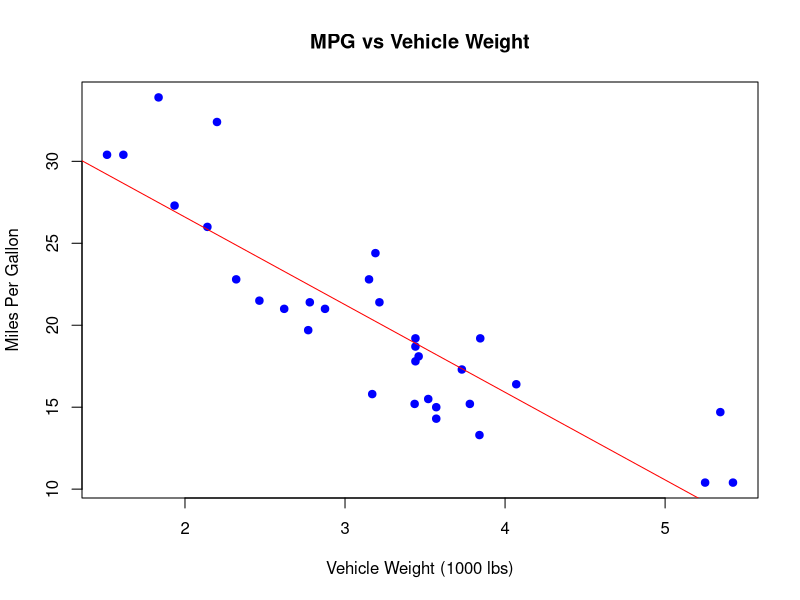

Here is the R script that generated this plot:
# Programming Assignment 9
# Simeon Sipes
# 07/19/26
# Linear regression using the mtcars dataset

# Create a scatterplot of MPG based on vehicle weight.
plot(mtcars$wt, mtcars$mpg,
     main = "MPG vs Vehicle Weight",
     xlab = "Vehicle Weight (1000 lbs)",
     ylab = "Miles Per Gallon",
     pch = 19,
     col = "blue")

# Fit a linear model to predict MPG based on vehicle weight.
lm_mpg_weight <- lm(mpg ~ wt, data = mtcars)

# Add the fitted regression line to the scatterplot.
abline(lm_mpg_weight, col = "red")

# Extract the slope and hypothesis test results.
slope <- coef(lm_mpg_weight)["wt"]
summary_model <- summary(lm_mpg_weight)

p_value <- summary_model$coefficients["wt", "Pr(>|t|)"]

cat("Slope Estimate:", slope, "\n")
cat("p-value:", p_value, "\n")

# Calculate the 95% confidence interval for the slope.
conf_interval <- confint(lm_mpg_weight, "wt", level = 0.95)

cat("95% Confidence Interval for Slope:",
    conf_interval[1], conf_interval[2], "\n")

# Interpret the slope and statistical significance.
cat("The slope indicates that for each additional 1,000 pounds,\n")
cat("the expected MPG changes by", slope, "miles per gallon.\n")

alpha <- 0.05

if (p_value < alpha) {
  cat("The slope is statistically significant at the 0.05 level, indicating\n")
  cat("a significant relationship between weight and fuel efficiency.\n")
} else {
  cat("The slope is not statistically significant at the 0.05 level.\n")
}

# Predict MPG for a vehicle weighing 6,000 pounds.
new_weight <- data.frame(wt = 6)

mpg_prediction <- predict(lm_mpg_weight,
                          newdata = new_weight,
                          interval = "prediction",
                          level = 0.95)

cat("Predicted MPG for a 6,000-pound vehicle:\n")
print(mpg_prediction)

# Check whether the predicted weight is within the dataset range.
weight_range <- range(mtcars$wt)

if (6 < weight_range[1] || 6 > weight_range[2]) {
  cat("Note: The weight value is outside the range of the dataset, which\n")
  cat("limits the accuracy of the prediction. Use caution when interpreting\n")
  cat("this result.\n")
}
